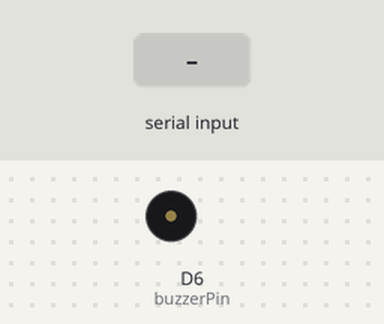
The sketch below on a simulated ESP8266 (NodeMCU). On the bench: buzzer (waves = sounding, pin HIGH). Inputs (shaded band) come from the test bench.

Above: at 1.2 s.
1.3 s: "b" received over Serial
At 2.0 s:
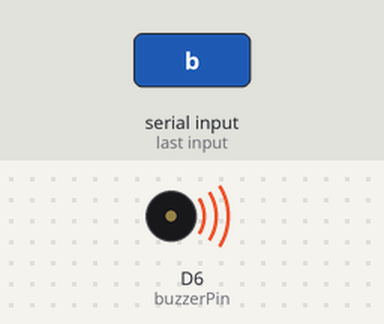
2.8 s: "s" received over Serial
At 3.2 s:
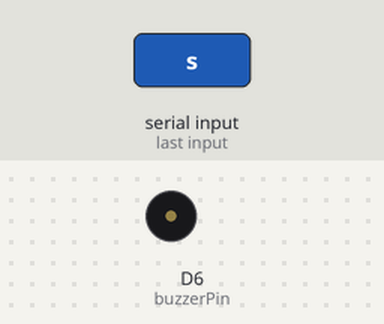
Timing chart, 0 to 5.8 s (numbered marks = the images above; inputs shaded):
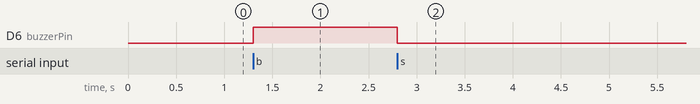

The sketch:

see-sense-stop-buzeer.ino
```cpp
// Define buzzer pin (D6)
const int buzzerPin = D6;

void setup() {
  // Initialize serial communication
  Serial.begin(9600);

  // Set buzzer pin as output
  pinMode(buzzerPin, OUTPUT);

  // Initialize buzzer state
  digitalWrite(buzzerPin, LOW);
}

void loop() {
  // Check if data is available to read from serial port
  if (Serial.available() > 0) {
    // Read the incoming byte
    char command = Serial.read();

    // Check the received command
    if (command == 'b') {
      // Activate the buzzer
      digitalWrite(buzzerPin, HIGH);
    } else if (command == 's') {
      // Deactivate the buzzer
      digitalWrite(buzzerPin, LOW);
    }
  }
}
```

Measured:
- after the input at 1.3 s, D6 (buzzerPin): LOW → HIGH at once
- after the input at 2.8 s, D6 (buzzerPin): HIGH → LOW at once
